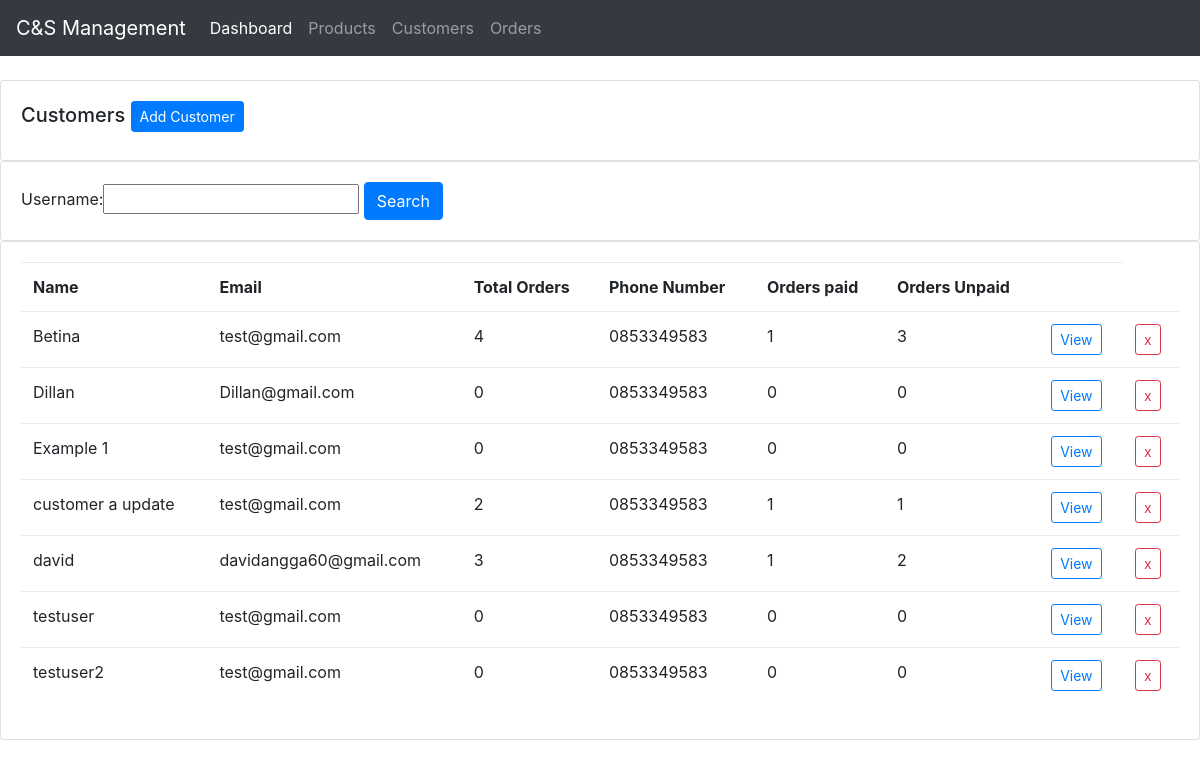
The app's page /customers/ with its own data.
### account_manage/models.py (models this page shows, shortened)
class Customer(models.Model):
    username = models.CharField(max_length=150,null=True)
    email  = models.EmailField(null=True)
    telp = models.CharField(max_length = 15,null=True)
    date_created = models.DateTimeField(auto_now_add=True) #auto add now

### account_manage/views.py (the view)
# urls.py: path('customers/',views.customers.as_view(),name='customers'),
class customers(ListView):
    template_name = 'account/customers.html'
    model = Customer
    context_object_name = 'customers'
    myfilter = CustomerFilter
    def get_queryset(self):
        return Customer.objects.order_by('username')
    def get_context_data(self, **kwargs):
        customers = self.get_queryset()
        myfilter = self.myfilter(self.request.GET,queryset=customers)
        customers = myfilter.qs
        unpaid_orders = []
        paid_orders = []
        for customer in customers:
            unpaid_orders.append(customer.order_set.filter(payment_status = 'Incomplete').count())
            paid_orders.append(customer.order_set.filter(payment_status = 'Complete').count())
        my_lists = zip(customers ,paid_orders ,unpaid_orders)
        context = {
            'mylists' :my_lists,
            'myfilter':myfilter,
        }
        return context

### templates/account/customers.html
{%  extends 'account/main.html' %}
{% block content %}
{%load crispy_forms_tags%}
		<br>
		<div class="row">
			<div class="col-md">
				<div class="card card-body">
					<h5>Customers <a class="btn btn-sm btn-primary" href="{%url 'manage:create-customer'%}">Add Customer</a></h5>
				</div>
				<div class="card card-body">
						<form method="get">
							{{myfilter.form}}
						<button class="btn btn-primary" type="submit">Search</button>
						  </form>
				</div>
				<div class="card card-body">
					<table class="table">
						<tr>
                            <th>Name</th>
                            <th>Email</th>
							<th>Total Orders</th>
							<th>Phone Number</th>
                            <th>Orders paid</th>
                            <th>Orders Unpaid</th>
                            <th></th>
						</tr>
						{% for customer,paid_order,unpaid_order in mylists %}
							<tr>
								<td>{{customer.username}}</td>
								<td>{{customer.email}}</td>
								<td>{{customer.order_set.count}}</td>
								<td>{{customer.telp}}</td>
                                <td>{{paid_order}}</td>
                                <td>{{unpaid_order}}</td>
								<td><a class = "btn btn-sm btn-outline-primary"href="{%url 'manage:customer' customer.id%}">View</a></td>
								<td><a class = "btn btn-sm btn-outline-danger"href="{%url 'manage:delete-customer' customer.id%}">x</a></td>
							</tr>
						{% endfor %}
					</table>
				</div>
			</div>
		</div>
{% endblock content %}

### records on screen
Customer: username "Betina", email "test@gmail.com", order_set.count "4", telp "0853349583", paid_order "1", unpaid_order "3"
Customer: username "Dillan", email "Dillan@gmail.com", order_set.count "0", telp "0853349583", paid_order "0", unpaid_order "0"
Customer: username "Example 1", email "test@gmail.com", order_set.count "0", telp "0853349583", paid_order "0", unpaid_order "0"
Customer: username "customer a update", email "test@gmail.com", order_set.count "2", telp "0853349583", paid_order "1", unpaid_order "1"
Customer: username "david", email "davidangga60@gmail.com", order_set.count "3", telp "0853349583", id "1", unpaid_order "2"
Customer: username "testuser", email "test@gmail.com", order_set.count "0", telp "0853349583", paid_order "0", unpaid_order "0"
Customer: username "testuser2", email "test@gmail.com", order_set.count "0", telp "0853349583", paid_order "0", unpaid_order "0"
